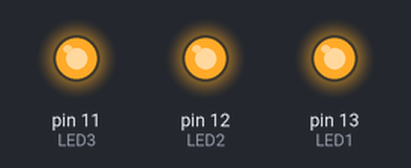
The sketch below on a simulated Arduino Uno, built with avr-gcc and run on an emulated ATmega328P. On the bench: output pins drawn as LEDs (lit = HIGH).

Above: at 0.1 s.
At 7.55 s:
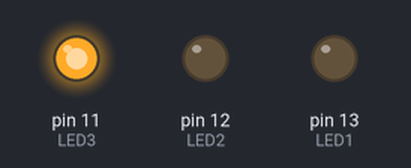
At 10.3 s:
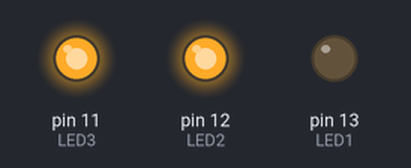
At 15.9 s:
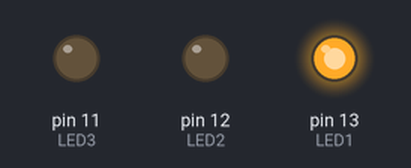
At 31.7 s:
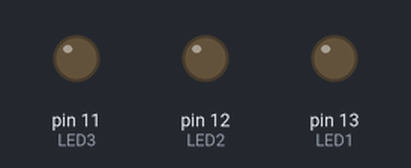
At 39.1 s:
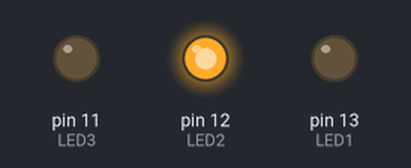
Timing chart, 0 to 40.0 s (numbered marks = the images above):
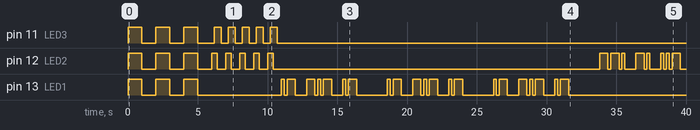

The sketch:

LEDsqeuence.ino
```cpp
// Define the LED pins
int LED1 = 13; // Note it is using the built-in LED for LED1
int LED2 = 12;
int LED3 = 11;

// Morse code for "GNU LINUX IS NOT UNIX"
String morseMessage = "--. -. ..-   .-.. .. -. ..- -..-   .. ...   -. --- -   ..- -. .. -..-";

void setup() {
  pinMode(LED1, OUTPUT);
  pinMode(LED2, OUTPUT);
  pinMode(LED3, OUTPUT);
}

void loop() {
  // Initial blinking of all LEDs
  for (int i = 0; i < 3; i++) {
    allLEDsOn();
    delay(1000); // All LEDs on for 1 second
    allLEDsOff();
    delay(1000); // All LEDs off for 1 second
  }

  // Sequential turning on and off for 5 loops
  for (int i = 0; i < 5; i++) {
    sequentialLEDs();
  }

  // Morse code on LED1 for "NUMBAT", repeat 3 times
  for (int i = 0; i < 3; i++) {
    morseCode(LED1, ".- -.- .-");
    delay(2000); // 2-second pause after the Morse code
  }

  // Morse code on LED2 for "GNU LINUX", repeat 3 times
  for (int i = 0; i < 3; i++) {
    morseCode(LED2, "--. -. ..-   .-.. .. -. ..- -..-");
    delay(2000); // 2-second pause after the Morse code
  }

  // Morse code on LED3 for "FREE SOFTWARE FREE SOCIETY", only once
  morseCode(LED3, "..-. .-. . .   ... --- ..-. - .-- .- .-. .   ..-. .-. . .   ... --- -.-. .. . - -.--");
  delay(2000);

  // Traffic light simulation
  for (int i = 0; i < 10; i++) {
    trafficLightSequence();
  }

  // Morse code message on the built-in LED, repeat indefinitely
  while(true) {
    morseCodeMessageOnBuiltInLED(morseMessage);
    delay(6000); // 6-second pause after the message
  }
}

void allLEDsOn() {
  digitalWrite(LED2, HIGH);
  digitalWrite(LED3, HIGH);
  digitalWrite(LED1, HIGH); // Built-in LED
}

void allLEDsOff() {
  digitalWrite(LED2, LOW);
  digitalWrite(LED3, LOW);
  digitalWrite(LED1, LOW); // Built-in LED
}

void sequentialLEDs() {
  digitalWrite(LED2, HIGH);
  delay(200);
  digitalWrite(LED3, HIGH);
  delay(200);
  digitalWrite(LED2, LOW);
  delay(300);
  digitalWrite(LED3, LOW);
  delay(300);
}

void morseCode(int led, String code) {
  for (int i = 0; i < code.length(); i++) {
    if (code[i] == '.') {
      digitalWrite(led, HIGH);
      delay(200); // Dot
      digitalWrite(led, LOW);
      delay(200);
    } else if (code[i] == '-') {
      digitalWrite(led, HIGH);
      delay(600); // Dash
      digitalWrite(led, LOW);
      delay(200);
    } else if (code[i] == ' ') {
      delay(600); // Space between words or letters, as appropriate
    }
  }
}

void trafficLightSequence() {
  digitalWrite(LED2, HIGH);
  delay(5000);
  digitalWrite(LED2, LOW);
  digitalWrite(LED3, HIGH);
  delay(1000);
  digitalWrite(LED3, LOW);
  delay(4000);
}

void morseCodeMessageOnBuiltInLED(String code) {
  for (int i = 0; i < code.length(); i++) {
    if (code[i] == '.') {
      digitalWrite(LED_BUILTIN, HIGH);
      delay(200); // Dot
      digitalWrite(LED_BUILTIN, LOW);
      delay(200);
    } else if (code[i] == '-') {
      digitalWrite(LED_BUILTIN, HIGH);
      delay(600); // Dash
      digitalWrite(LED_BUILTIN, LOW);
      delay(200);
    } else if (code[i] == ' ') {
      delay(600); // Space between words or letters, as appropriate
    }
  }
  // After the message, turn off the LED and add a longer delay to signify the end of the message
  digitalWrite(LED_BUILTIN, LOW);
  delay(1400); // Longer pause between repetitions of the message
}
```

Measured:
- by itself, pin 11 (LED3): LOW → HIGH at 0.00 s, → LOW 1.0 s later, → HIGH 1.0 s later, → LOW 1.0 s later, … (16 changes in this stretch)
- by itself, pin 12 (LED2): LOW → HIGH at 0.00 s, → LOW 1.0 s later, → HIGH 1.0 s later, → LOW 1.0 s later, … (32 changes in this stretch)
- by itself, pin 13 (LED1): LOW → HIGH at 0.00 s, → LOW 1.0 s later, → HIGH 1.0 s later, → LOW 1.0 s later, … (48 changes in this stretch)
